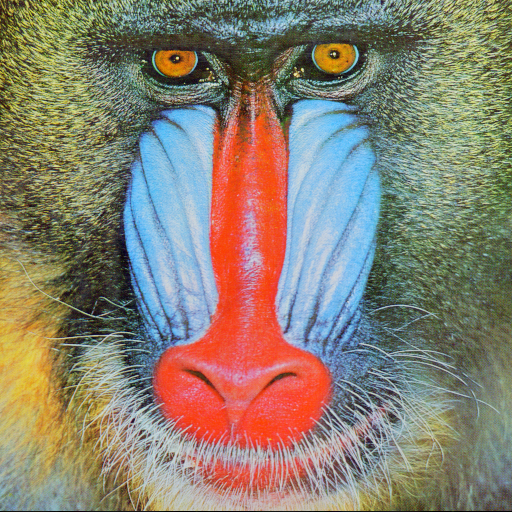
%> input picture assignment3/150050025_150050046_150050106_assignment3_segmentation/2/data/baboonColor.png, 512 x 512 px
$ octave myMainScript.m   (GNU Octave 9; MATLAB toolbox functions it lacks are replaced by stand-ins)
%> lines starting %> are read from the running program, lines starting %| are printed output that depends on the picture
### assignment3/150050025_150050046_150050106_assignment3_segmentation/2/code/myMeanShiftSegmentation.m
%% Mean Shift Segmentation
function segmentedImage = myMeanShiftSegmentation(img, h1, h2, rate)
	[len, wid, c] = size(img);

	colorMatrix(:,:,:) = double(img);

	% Preparing the distance feature
	distanceMatrix(:,:,1) = double(repmat((1:wid), len, 1));
	distanceMatrix(:,:,2) = double(repmat((1:len)', 1, wid));

	% featureMatrix is len * wid * 5 dimensional matrix, with 1:3 channels being of color
	% 4:5 channels being for distance
	featureMatrix(:,:,1:c) = colorMatrix;
	featureMatrix(:,:,c+1:c+2) = distanceMatrix;

	% Flattening out the featureMatrix to shape (len * wid) * 5
	columnFeatureMatrix = reshape(featureMatrix, len*wid, c+2);

	% Storing the gradients of the points
	gradientMatrix = zeros(size(columnFeatureMatrix));

	diagH1 = diag(h1*ones(c, 1));
	diagH2 = diag(h2*ones(2, 1));

	for t=1:15
		% Finding the nearest neighbours over which the gradient would be computed
		knnIndexes = knnsearch(columnFeatureMatrix, columnFeatureMatrix, 'K', 1500);
		for i=1:len*wid
				knnPoints = columnFeatureMatrix(knnIndexes(i, :), :);
				colorWeights = mvnpdf(knnPoints(:, 1:c), columnFeatureMatrix(i, 1:c), diagH1);
				distanceWeights = mvnpdf(knnPoints(:, c+1:c+2), columnFeatureMatrix(i, c+1:c+2), diagH2);

				finalWeights = colorWeights .* distanceWeights;

				meanPoints = sum(bsxfun(@times, knnPoints, finalWeights), 1) / sum(finalWeights);
				gradientMatrix(i, :) = meanPoints;
		end
		% Gradient ascent
		columnFeatureMatrix = columnFeatureMatrix*(1-rate) + rate*gradientMatrix;
	end
	segmentedImage = reshape(uint8(columnFeatureMatrix), [len, wid, c+2]);
	segmentedImage = segmentedImage(:,:, 1:c);
end

### assignment3/150050025_150050046_150050106_assignment3_segmentation/2/code/myMainScript.m
%% MyMainScript

tic;
%% Baboon Color
imageOrig = imread('../data/baboonColor.png');
%> imageOrig is the input picture: size 512x512x3 uint8; mean R, G, B 137.4, 128.9, 113.1
imageOrig = imgaussfilt(imageOrig, 1.0);
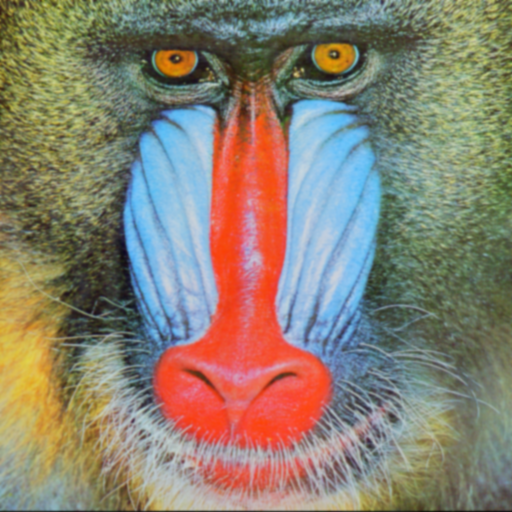
%> imageOrig: size 512x512x3 uint8; mean R, G, B 137.4, 128.8, 113.1
imageOrig = imresize(imageOrig, 0.5);
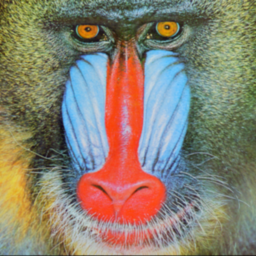
%> imageOrig: size 256x256x3 uint8; mean R, G, B 137.4, 128.9, 113.1

h1 = 250;
h2 = 250;
rate = 1.0;

segmentImage = myMeanShiftSegmentation(imageOrig, h1, h2, rate);
%> in myMeanShiftSegmentation, `distanceMatrix(:,:,1) = double(repmat((1:wid), len, 1));`:
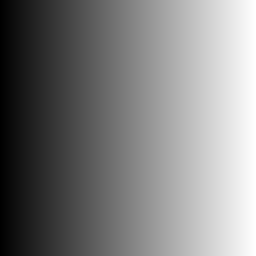
%> distanceMatrix: size 256x256 double; min 1, max 256, mean 128.5; drawn with min black and max white
%> (the run ends here)
